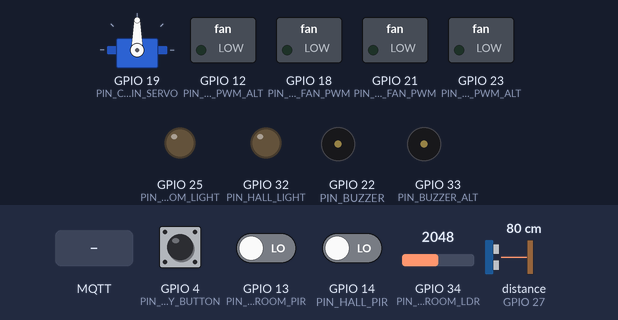
Bench run of a sketch on a simulated ESP32. On the bench: servo, switched loads named in the sketch (green lamp = pin HIGH), output pins drawn as LEDs (lit = HIGH), buzzer (waves = sounding, pin HIGH). Wiring (inferred from the names in the program): ultrasonic range finder: trigger GPIO 26; echo GPIO 27. The test bench sets the inputs (shaded band); at power-on: GPIO 4 (PIN_EMERGENCY_BUTTON) HIGH, GPIO 13 (PIN_BEDROOM_PIR) LOW, GPIO 14 (PIN_HALL_PIR) LOW, GPIO 34 (PIN_BEDROOM_LDR) = 2048, distance to the obstacle (sensor on GPIO 27) 80 cm. The echo pulse lasts 58.3 µs per cm; WiFi joins after 1.5 s; servers stay silent unless stated; random numbers use the default seed unless the sketch sets one; no MQTT or app messages arrive unless stated; pins used as bus, display or sensor lines are not drawn; what the sketch prints to the serial monitor is not drawn.

Above: at 3.2 s.
3.3 s: GPIO 4 (PIN_EMERGENCY_BUTTON) pulled LOW for 0.15 s
At 4.2 s:
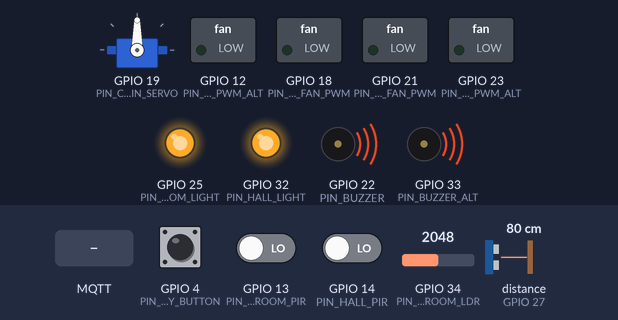
4.9 s: MQTT message "true" arrives on the first subscribed topic
6.4 s: MQTT message "false" arrives on the first subscribed topic
7.9 s: MQTT message ":" arrives on the first subscribed topic
Timing chart, 0 to 10.4 s (numbered marks = the images above; inputs shaded):
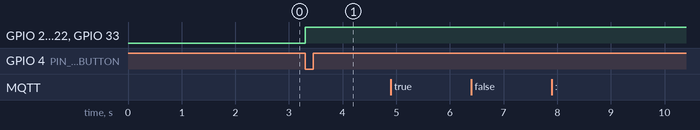

Measured:
- after the input at 3.3 s, GPIO 25 (PIN_BEDROOM_LIGHT), GPIO 32 (PIN_HALL_LIGHT), GPIO 22 (PIN_BUZZER), GPIO 33 (PIN_BUZZER_ALT): LOW → HIGH at once
- after the input at 4.9 s, every drawn part: stays the same
- after the input at 6.4 s, every drawn part: stays the same
- after the input at 7.9 s, every drawn part: stays the same

The sketch:

zone1.ino
```cpp
#include <Arduino.h>
#include <WiFi.h>
#include <PubSubClient.h>
#include <ESP32Servo.h>

// =========================================================================
// PROJECT AURA — ZONE 1 (Bedroom & Hallway Controller)
// Hardware: ESP32 Node 1
// OLED display removed as per hardware configuration.
// DC Fans driven via Transistor / MOSFET (Active-HIGH, NO Relay).
// Dual-pin outputs configured for Bedroom Fan, Hall Fan & Buzzer.
// =========================================================================

// Network & MQTT Configuration
const char* WIFI_SSID = "Nothing Phone (3a)_Isan";
const char* WIFI_PASS = "chog1869";

const char* MQTT_BROKER = "172.16.133.140";
const int MQTT_PORT = 1883;

const char* TOPIC_TELEMETRY = "aura/telemetry/node1";
const char* TOPIC_CONTROL   = "aura/control/node1";
const char* TOPIC_STATUS    = "aura/status/node1";
const char* TOPIC_EMERGENCY = "aura/emergency";

// =========================================================================
// Hardware Pinout Definitions (ESP32 Node 1)
// =========================================================================
// Bedroom Sensors & Actuators
#define PIN_BEDROOM_PIR         13
#define PIN_BEDROOM_LDR         34
#define PIN_BEDROOM_LIGHT       25
#define PIN_CURTAIN_SERVO       19

// Fan Driver (Transistor/MOSFET, NO Relay)
// Dual-driven on GPIO 18 & GPIO 12 to guarantee connection regardless of wiring
#define PIN_BEDROOM_FAN_PWM     18
#define PIN_BEDROOM_FAN_PWM_ALT 12

// Hallway Sensors & Actuators
#define PIN_HALL_PIR            14
#define PIN_HALL_US_TRIG        26
#define PIN_HALL_US_ECHO        27
#define PIN_HALL_LIGHT          32

// Hall Fan (Dual-driven on GPIO 21 & GPIO 23, OLED freed GPIO 21)
#define PIN_HALL_FAN_PWM        21
#define PIN_HALL_FAN_PWM_ALT    23

// Rescue Buzzer (Dual-driven on GPIO 22 & GPIO 33, OLED freed GPIO 22)
#define PIN_BUZZER              22
#define PIN_BUZZER_ALT          33

// Emergency Push Button
#define PIN_EMERGENCY_BUTTON    4

// PWM Configuration for DC Fan Motors (1000 Hz ensures high starting torque)
#define PWM_FREQ 1000
#define PWM_RES  8

// =========================================================================
// Global Objects and State
// =========================================================================
WiFiClient espClient;
PubSubClient mqttClient(espClient);
Servo curtainServo;

unsigned long lastTelemetryTime = 0;
const unsigned long TELEMETRY_INTERVAL_MS = 1000;

bool bedLightState = false;
bool hallLightState = false;
int bedFanPwm = 0;
int hallFanPwm = 0;
bool buzzerActive = false;
int curtainAngle = 90;
String lastCommandId = "";

// Emergency button debounce state
bool lastButtonReading = HIGH;
unsigned long lastButtonDebounceTime = 0;
const unsigned long BUTTON_DEBOUNCE_DELAY_MS = 250;
bool emergencyTriggered = false;

// RELAY / LED POLARITY FOR LIGHTS:
// Set to false for standard LEDs and active-HIGH logic (HIGH = ON, LOW = OFF).
// Set to true only if using inverted active-LOW relay boards.
const bool RELAY_ACTIVE_LOW = false;

inline void setRelay(int pin, bool state) {
  if (RELAY_ACTIVE_LOW) {
    digitalWrite(pin, state ? LOW : HIGH);
  } else {
    digitalWrite(pin, state ? HIGH : LOW);
  }
}

// DC Fan Motor Control with Anti-Stall Kickstart (No Relay used for Fans)
void setBedroomFanSpeed(int pwmVal) {
  int targetPwm = constrain(pwmVal, 0, 255);
  // Anti-stall kickstart: DC brush fans stall below ~80 PWM if started cold
  if (bedFanPwm == 0 && targetPwm > 0 && targetPwm < 150) {
    analogWrite(PIN_BEDROOM_FAN_PWM, 255);
    analogWrite(PIN_BEDROOM_FAN_PWM_ALT, 255);
    delay(80);
  }
  bedFanPwm = targetPwm;
  analogWrite(PIN_BEDROOM_FAN_PWM, bedFanPwm);
  analogWrite(PIN_BEDROOM_FAN_PWM_ALT, bedFanPwm);
  Serial.printf("[Fan] Bedroom Fan PWM -> %d (GPIO 18 & 12)\n", bedFanPwm);
}

void setHallFanSpeed(int pwmVal) {
  int targetPwm = constrain(pwmVal, 0, 255);
  if (hallFanPwm == 0 && targetPwm > 0 && targetPwm < 150) {
    analogWrite(PIN_HALL_FAN_PWM, 255);
    analogWrite(PIN_HALL_FAN_PWM_ALT, 255);
    delay(80);
  }
  hallFanPwm = targetPwm;
  analogWrite(PIN_HALL_FAN_PWM, hallFanPwm);
  analogWrite(PIN_HALL_FAN_PWM_ALT, hallFanPwm);
  Serial.printf("[Fan] Hall Fan PWM -> %d (GPIO 21 & 23)\n", hallFanPwm);
}

void setBuzzerState(bool active) {
  buzzerActive = active;
  digitalWrite(PIN_BUZZER, active ? HIGH : LOW);
  digitalWrite(PIN_BUZZER_ALT, active ? HIGH : LOW);
  Serial.printf("[Buzzer] Alarm -> %s (GPIO 22 & 33)\n", active ? "ACTIVE" : "SILENT");
}

// Robust JSON extractors
int extractInt(const String& msg, const String& key) {
  int idx = msg.indexOf(key);
  if (idx < 0) return -1;
  int start = idx + key.length();
  while (start < msg.length() && (msg[start] == ':' || msg[start] == ' ' || msg[start] == '\"')) {
    start++;
  }
  return msg.substring(start).toInt();
}

bool hasTrue(const String& msg, const String& key) {
  int idx = msg.indexOf(key);
  if (idx < 0) return false;
  int end = msg.indexOf(',', idx);
  if (end < 0) end = msg.indexOf('}', idx);
  if (end < 0) end = msg.length();
  String sub = msg.substring(idx, end);
  return (sub.indexOf("true") >= 0);
}

bool hasFalse(const String& msg, const String& key) {
  int idx = msg.indexOf(key);
  if (idx < 0) return false;
  int end = msg.indexOf(',', idx);
  if (end < 0) end = msg.indexOf('}', idx);
  if (end < 0) end = msg.length();
  String sub = msg.substring(idx, end);
  return (sub.indexOf("false") >= 0);
}

String extractString(const String& msg, const String& key) {
  int idx = msg.indexOf(key);
  if (idx < 0) return "";
  int start = msg.indexOf(':', idx);
  if (start < 0) return "";
  start++;
  while (start < msg.length() && (msg[start] == ' ' || msg[start] == '\"')) {
    start++;
  }
  int end = start;
  while (end < msg.length() && msg[end] != '\"' && msg[end] != ',' && msg[end] != '}') {
    end++;
  }
  return msg.substring(start, end);
}

void setupWiFi() {
  Serial.print("Connecting to WiFi: ");
  Serial.println(WIFI_SSID);

  WiFi.mode(WIFI_STA);
  WiFi.begin(WIFI_SSID, WIFI_PASS);

  int attempts = 0;
  while (WiFi.status() != WL_CONNECTED && attempts < 30) {
    delay(500);
    Serial.print(".");
    attempts++;
  }

  if (WiFi.status() == WL_CONNECTED) {
    Serial.println("\n[WiFi] Connected successfully!");
    Serial.print("[WiFi] ESP32 Node 1 IP: ");
    Serial.println(WiFi.localIP());
  } else {
    Serial.println("\n[WiFi] Connection timeout. Continuing in loop...");
  }
}

void publishActuatorStatus() {
  if (!mqttClient.connected()) return;
  String payload = "{";
  payload += "\"node_id\":\"esp32_node1\",";
  if (lastCommandId.length() > 0) {
    payload += "\"command_id\":\"" + lastCommandId + "\",";
    payload += "\"status\":\"EXECUTED\",";
  }
  payload += "\"actuators\":{";
  payload += "\"bedroom_light\":" + String(bedLightState ? "true" : "false") + ",";
  payload += "\"hall_light\":" + String(hallLightState ? "true" : "false") + ",";
  payload += "\"bedroom_fan_pwm\":" + String(bedFanPwm) + ",";
  payload += "\"hall_fan_pwm\":" + String(hallFanPwm) + ",";
  payload += "\"curtain_servo_angle\":" + String(curtainAngle) + ",";
  payload += "\"buzzer_active\":" + String(buzzerActive ? "true" : "false");
  payload += "}";
  payload += "}";
  mqttClient.publish(TOPIC_STATUS, payload.c_str());
  Serial.printf("[Status Acknowledged] %s\n", payload.c_str());
}

void onMqttMessage(char* topic, byte* payload, unsigned int length) {
  String message = "";
  for (unsigned int i = 0; i < length; i++) {
    message += (char)payload[i];
  }

  Serial.printf("[MQTT Inbound] %s: %s\n", topic, message.c_str());

  if (String(topic) == TOPIC_CONTROL) {
    String cmdId = extractString(message, "\"command_id\"");
    if (cmdId.length() > 0) {
      lastCommandId = cmdId;
    }

    // Bedroom Light
    if (hasTrue(message, "\"bedroom_light\"")) {
      bedLightState = true;
      setRelay(PIN_BEDROOM_LIGHT, true);
      Serial.println("[Actuator] Bed Light -> ON");
    } else if (hasFalse(message, "\"bedroom_light\"")) {
      bedLightState = false;
      setRelay(PIN_BEDROOM_LIGHT, false);
      Serial.println("[Actuator] Bed Light -> OFF");
    }

    // Hall Light
    if (hasTrue(message, "\"hall_light\"")) {
      hallLightState = true;
      setRelay(PIN_HALL_LIGHT, true);
      Serial.println("[Actuator] Hall Light -> ON");
    } else if (hasFalse(message, "\"hall_light\"")) {
      hallLightState = false;
      setRelay(PIN_HALL_LIGHT, false);
      Serial.println("[Actuator] Hall Light -> OFF");
    }

    // Bedroom Fan PWM (Transistor/MOSFET control, no relay)
    int bedPwm = extractInt(message, "\"bedroom_fan_pwm\"");
    if (bedPwm < 0) bedPwm = extractInt(message, "\"fan_speed_pwm\"");
    if (bedPwm >= 0) {
      setBedroomFanSpeed(bedPwm);
    }

    // Hall Fan PWM (Transistor/MOSFET control, no relay)
    int hallPwm = extractInt(message, "\"hall_fan_pwm\"");
    if (hallPwm >= 0) {
      setHallFanSpeed(hallPwm);
    }

    // Curtain Servo Angle
    int servoAngle = extractInt(message, "\"curtain_servo_angle\"");
    if (servoAngle >= 0) {
      curtainAngle = constrain(servoAngle, 0, 90);
      curtainServo.write(curtainAngle);
      Serial.printf("[Actuator] Curtain Servo -> %d deg\n", curtainAngle);
    }

    // Rescue Buzzer
    if (hasTrue(message, "\"buzzer_active\"") || hasTrue(message, "\"buzzer_state\"")) {
      setBuzzerState(true);
    } else if (hasFalse(message, "\"buzzer_active\"") || hasFalse(message, "\"buzzer_state\"")) {
      setBuzzerState(false);
      emergencyTriggered = false;
    }
    publishActuatorStatus();
  } else if (String(topic) == TOPIC_EMERGENCY) {
    Serial.println("[EMERGENCY] Priority Alert Received!");
    setRelay(PIN_BEDROOM_LIGHT, true);
    setRelay(PIN_HALL_LIGHT, true);
    setBuzzerState(true);
    bedLightState = true;
    hallLightState = true;
    emergencyTriggered = true;
    publishActuatorStatus();
  }
}

void reconnectMQTT() {
  if (WiFi.status() != WL_CONNECTED) return;

  if (!mqttClient.connected()) {
    Serial.print("[MQTT] Connecting to Broker at ");
    Serial.print(MQTT_BROKER);
    Serial.print("...");

    String clientId = "AURA-ESP32-Node1-" + String(random(0xffff), HEX);

    if (mqttClient.connect(clientId.c_str())) {
      Serial.println(" Connected!");
      mqttClient.subscribe(TOPIC_CONTROL);
      mqttClient.subscribe(TOPIC_EMERGENCY);
      publishActuatorStatus();
    } else {
      Serial.printf(" Failed (rc=%d), will retry shortly.\n", mqttClient.state());
    }
  }
}

float measureUltrasonicDistance() {
  digitalWrite(PIN_HALL_US_TRIG, LOW);
  delayMicroseconds(2);
  digitalWrite(PIN_HALL_US_TRIG, HIGH);
  delayMicroseconds(10);
  digitalWrite(PIN_HALL_US_TRIG, LOW);

  long duration = pulseIn(PIN_HALL_US_ECHO, HIGH, 25000);
  if (duration == 0) return 400.0;
  return (duration * 0.0343) / 2.0;
}

void setup() {
  Serial.begin(115200);
  delay(500);

  Serial.println();
  Serial.println("==========================================================");
  Serial.println("PROJECT AURA - ESP32 NODE 1 (Zone 1 Controller)");
  Serial.println("Bedroom & Hallway • Fan Transistor Driver • Dual Pins");
  Serial.println("==========================================================");

  // Pin Modes
  pinMode(PIN_BEDROOM_PIR, INPUT);
  pinMode(PIN_BEDROOM_LDR, INPUT);
  pinMode(PIN_BEDROOM_LIGHT, OUTPUT);
  setRelay(PIN_BEDROOM_LIGHT, false);

  pinMode(PIN_HALL_PIR, INPUT);
  pinMode(PIN_HALL_US_TRIG, OUTPUT);
  pinMode(PIN_HALL_US_ECHO, INPUT);
  pinMode(PIN_HALL_LIGHT, OUTPUT);
  setRelay(PIN_HALL_LIGHT, false);

  pinMode(PIN_BUZZER, OUTPUT);
  pinMode(PIN_BUZZER_ALT, OUTPUT);
  setBuzzerState(false);

  // Emergency Button on GPIO 4 with internal pull-up
  pinMode(PIN_EMERGENCY_BUTTON, INPUT_PULLUP);

  // Fan Outputs (No relay, transistor/MOSFET driver)
  pinMode(PIN_BEDROOM_FAN_PWM, OUTPUT);
  pinMode(PIN_BEDROOM_FAN_PWM_ALT, OUTPUT);
  pinMode(PIN_HALL_FAN_PWM, OUTPUT);
  pinMode(PIN_HALL_FAN_PWM_ALT, OUTPUT);
  setBedroomFanSpeed(0);
  setHallFanSpeed(0);

  // Servo Attachment
  curtainServo.attach(PIN_CURTAIN_SERVO);
  curtainServo.write(curtainAngle);

  setupWiFi();

  mqttClient.setServer(MQTT_BROKER, MQTT_PORT);
  mqttClient.setCallback(onMqttMessage);
  mqttClient.setBufferSize(512);

  reconnectMQTT();
}

void loop() {
  if (WiFi.status() == WL_CONNECTED) {
    if (!mqttClient.connected()) {
      static unsigned long lastReconnectAttempt = 0;
      if (millis() - lastReconnectAttempt > 3000) {
        lastReconnectAttempt = millis();
        reconnectMQTT();
      }
    } else {
      mqttClient.loop();
    }
  }

  // Emergency Push Button Detection (GPIO 4, Active-LOW)
  bool buttonReading = digitalRead(PIN_EMERGENCY_BUTTON);
  if (buttonReading == LOW && lastButtonReading == HIGH) {
    unsigned long now = millis();
    if (now - lastButtonDebounceTime > BUTTON_DEBOUNCE_DELAY_MS) {
      lastButtonDebounceTime = now;
      emergencyTriggered = true;
      setBuzzerState(true);
      setRelay(PIN_BEDROOM_LIGHT, true);
      setRelay(PIN_HALL_LIGHT, true);
      bedLightState = true;
      hallLightState = true;

      Serial.println("[EMERGENCY BUTTON] Physical button pressed on GPIO 4!");

      if (mqttClient.connected()) {
        String emergencyPayload = "{\"node_id\":\"esp32_node1\",\"event\":\"EMERGENCY_BUTTON_PRESSED\",\"status\":\"ACTIVE\",\"source\":\"hardware_button\"}";
        mqttClient.publish(TOPIC_EMERGENCY, emergencyPayload.c_str());
        publishActuatorStatus();
      }
    }
  }
  lastButtonReading = buttonReading;

  // Periodic Telemetry Transmission
  unsigned long now = millis();
  if (now - lastTelemetryTime >= TELEMETRY_INTERVAL_MS) {
    lastTelemetryTime = now;

    bool bedOccupancy = (digitalRead(PIN_BEDROOM_PIR) == HIGH);
    int bedLuxRaw = analogRead(PIN_BEDROOM_LDR);
    int bedLux = constrain(map(bedLuxRaw, 0, 4095, 0, 1000), 0, 1000);

    bool hallOccupancy = (digitalRead(PIN_HALL_PIR) == HIGH);
    float hallDistance = measureUltrasonicDistance();

    // Construct telemetry JSON payload
    String payload = "{";
    payload += "\"node_id\":\"esp32_node1\",";
    payload += "\"bedroom\":{";
    payload += "\"occupancy\":" + String(bedOccupancy ? "true" : "false") + ",";
    payload += "\"ambient_lux\":" + String(bedLux) + ",";
    payload += "\"curtain_state\":\"" + String(curtainAngle == 90 ? "OPEN" : "CLOSED") + "\"";
    payload += "},";
    payload += "\"hall\":{";
    payload += "\"occupancy\":" + String(hallOccupancy ? "true" : "false") + ",";
    payload += "\"obstacle_distance_cm\":" + String(hallDistance, 1);
    payload += "}";
    payload += "}";

    if (mqttClient.connected()) {
      mqttClient.publish(TOPIC_TELEMETRY, payload.c_str());
    }
  }
}
```
